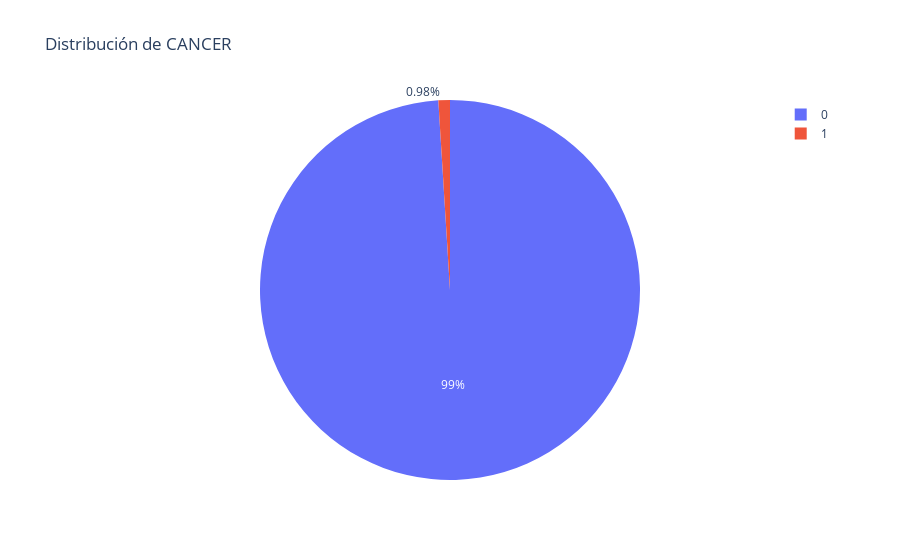
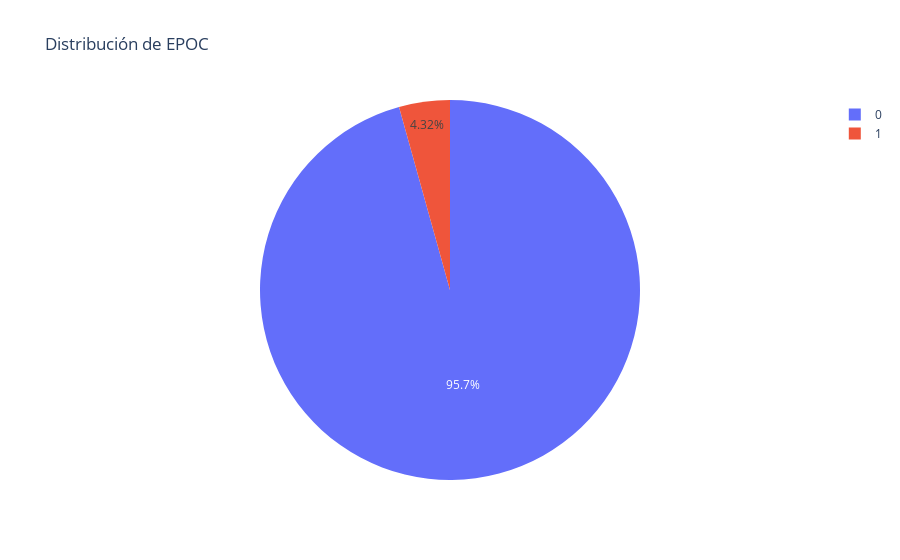
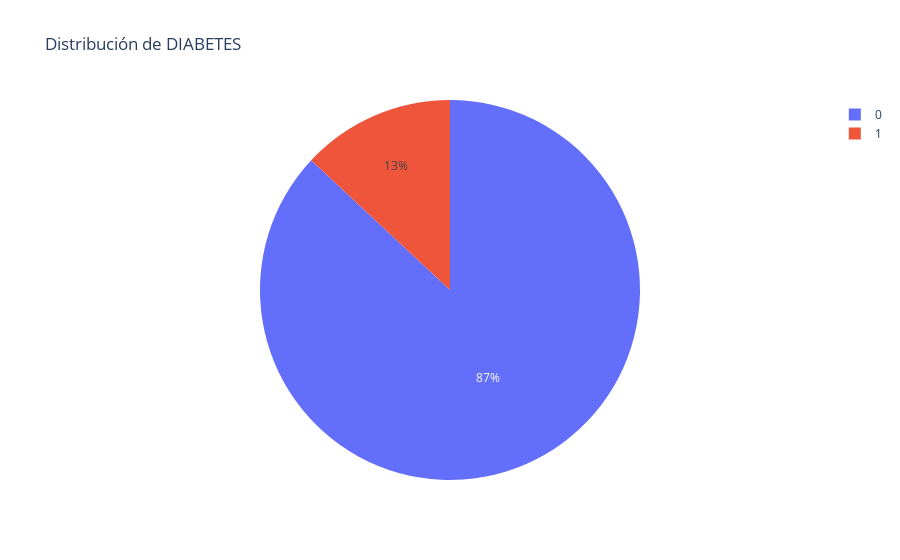
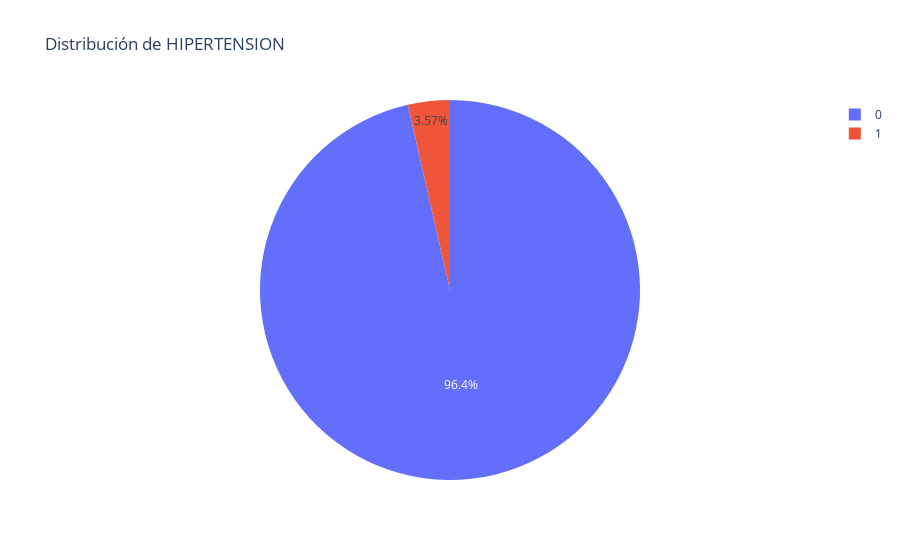

The code cell stored with these charts, in order, in its notebook:
### Code cell
# Lista de variables binarias
variables = ['CANCER', 'EPOC', 'DIABETES', 'HIPERTENSION', 'ENF_CARDIOVASCULAR', 'Sexo', 'Ciudad']

# Crear un gráfico de torta para cada variable
for variable in variables:
    # Contar el número de ocurrencias de cada categoría en la variable
    attrition_counts = df[variable].value_counts()
    
    # Crear el gráfico de torta con la paleta de colores personalizada
    fig = px.pie(values=attrition_counts, 
                 names=attrition_counts.index, 
                 title=f'Distribución de {variable}')
    fig.show()

### Figure 1 — Plotly figure (JSON) as saved in the notebook; plotly's stock layout.template omitted (floating-point values rounded to 4 significant figures)
{"data": [{"domain": {"x": [0, 1], "y": [0, 1]}, "hovertemplate": "label=%{label}<br>value=%{value}<extra></extra>", "labels": [0, 1], "legendgroup": "", "name": "", "showlegend": true, "type": "pie", "values": [3744293, 37050]}], "layout": {"legend": {"tracegroupgap": 0}, "title": {"text": "Distribución de CANCER"}}}

### Figure 2 — Plotly figure (JSON) as saved in the notebook; plotly's stock layout.template omitted (floating-point values rounded to 4 significant figures)
{"data": [{"domain": {"x": [0, 1], "y": [0, 1]}, "hovertemplate": "label=%{label}<br>value=%{value}<extra></extra>", "labels": [0, 1], "legendgroup": "", "name": "", "showlegend": true, "type": "pie", "values": [3617863, 163480]}], "layout": {"legend": {"tracegroupgap": 0}, "title": {"text": "Distribución de EPOC"}}}

### Figure 3 — Plotly figure (JSON) as saved in the notebook; plotly's stock layout.template omitted (floating-point values rounded to 4 significant figures)
{"data": [{"domain": {"x": [0, 1], "y": [0, 1]}, "hovertemplate": "label=%{label}<br>value=%{value}<extra></extra>", "labels": [0, 1], "legendgroup": "", "name": "", "showlegend": true, "type": "pie", "values": [3288128, 493215]}], "layout": {"legend": {"tracegroupgap": 0}, "title": {"text": "Distribución de DIABETES"}}}

### Figure 4 — Plotly figure (JSON) as saved in the notebook; plotly's stock layout.template omitted (floating-point values rounded to 4 significant figures)
{"data": [{"domain": {"x": [0, 1], "y": [0, 1]}, "hovertemplate": "label=%{label}<br>value=%{value}<extra></extra>", "labels": [0, 1], "legendgroup": "", "name": "", "showlegend": true, "type": "pie", "values": [3646458, 134885]}], "layout": {"legend": {"tracegroupgap": 0}, "title": {"text": "Distribución de HIPERTENSION"}}}
